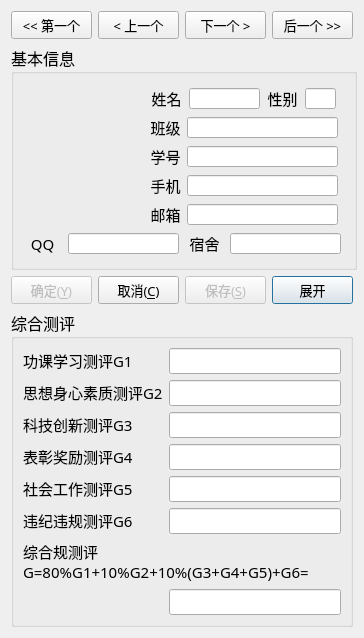
<?xml version="1.0" encoding="UTF-8"?>
<ui version="4.0">
 <class>Setting</class>
 <widget class="QDialog" name="Setting">
  <property name="windowModality">
   <enum>Qt::NonModal</enum>
  </property>
  <property name="geometry">
   <rect>
    <x>0</x>
    <y>0</y>
    <width>364</width>
    <height>638</height>
   </rect>
  </property>
  <property name="minimumSize">
   <size>
    <width>364</width>
    <height>0</height>
   </size>
  </property>
  <property name="maximumSize">
   <size>
    <width>364</width>
    <height>1800</height>
   </size>
  </property>
  <property name="font">
   <font>
    <family>宋体</family>
   </font>
  </property>
  <property name="windowTitle">
   <string>综合测评系统 - 编辑</string>
  </property>
  <property name="windowIcon">
   <iconset resource="image.qrc">
    <normaloff>:/image/image/icon.png</normaloff>:/image/image/icon.png</iconset>
  </property>
  <property name="styleSheet">
   <string notr="true"/>
  </property>
  <layout class="QGridLayout" name="gridLayout_2">
   <item row="0" column="0">
    <layout class="QHBoxLayout" name="horizontalLayout_12">
     <item>
      <widget class="QPushButton" name="firstButton">
       <property name="font">
        <font>
         <family>微软雅黑</family>
         <pointsize>10</pointsize>
        </font>
       </property>
       <property name="focusPolicy">
        <enum>Qt::NoFocus</enum>
       </property>
       <property name="text">
        <string>&lt;&lt; 第一个</string>
       </property>
       <property name="default">
        <bool>true</bool>
       </property>
      </widget>
     </item>
     <item>
      <widget class="QPushButton" name="previousButton">
       <property name="font">
        <font>
         <family>微软雅黑</family>
         <pointsize>10</pointsize>
        </font>
       </property>
       <property name="focusPolicy">
        <enum>Qt::NoFocus</enum>
       </property>
       <property name="text">
        <string>&lt; 上一个</string>
       </property>
       <property name="default">
        <bool>true</bool>
       </property>
      </widget>
     </item>
     <item>
      <widget class="QPushButton" name="nextButton">
       <property name="font">
        <font>
         <family>微软雅黑</family>
         <pointsize>10</pointsize>
        </font>
       </property>
       <property name="focusPolicy">
        <enum>Qt::NoFocus</enum>
       </property>
       <property name="text">
        <string>下一个 &gt;</string>
       </property>
       <property name="default">
        <bool>true</bool>
       </property>
      </widget>
     </item>
     <item>
      <widget class="QPushButton" name="lastButton">
       <property name="font">
        <font>
         <family>微软雅黑</family>
         <pointsize>10</pointsize>
        </font>
       </property>
       <property name="focusPolicy">
        <enum>Qt::NoFocus</enum>
       </property>
       <property name="text">
        <string>后一个 &gt;&gt;</string>
       </property>
       <property name="default">
        <bool>true</bool>
       </property>
      </widget>
     </item>
    </layout>
   </item>
   <item row="1" column="0">
    <widget class="QGroupBox" name="infoBox">
     <property name="minimumSize">
      <size>
       <width>346</width>
       <height>210</height>
      </size>
     </property>
     <property name="font">
      <font>
       <family>华文楷体</family>
       <pointsize>12</pointsize>
      </font>
     </property>
     <property name="title">
      <string>基本信息</string>
     </property>
     <layout class="QVBoxLayout" name="verticalLayout_3">
      <item>
       <layout class="QVBoxLayout" name="verticalLayout_2">
        <item>
         <layout class="QHBoxLayout" name="horizontalLayout_7">
          <item>
           <widget class="QLabel" name="photo">
            <property name="minimumSize">
             <size>
              <width>111</width>
              <height>141</height>
             </size>
            </property>
            <property name="maximumSize">
             <size>
              <width>111</width>
              <height>141</height>
             </size>
            </property>
            <property name="font">
             <font>
              <pointsize>12</pointsize>
             </font>
            </property>
            <property name="styleSheet">
             <string notr="true">border-image: url(:/image/image/headphoto.png);</string>
            </property>
            <property name="text">
             <string/>
            </property>
            <property name="alignment">
             <set>Qt::AlignCenter</set>
            </property>
           </widget>
          </item>
          <item>
           <layout class="QVBoxLayout" name="verticalLayout">
            <item>
             <layout class="QHBoxLayout" name="horizontalLayout">
              <item>
               <widget class="QLabel" name="name">
                <property name="minimumSize">
                 <size>
                  <width>31</width>
                  <height>21</height>
                 </size>
                </property>
                <property name="maximumSize">
                 <size>
                  <width>31</width>
                  <height>21</height>
                 </size>
                </property>
                <property name="font">
                 <font>
                  <family>微软雅黑</family>
                  <pointsize>11</pointsize>
                 </font>
                </property>
                <property name="text">
                 <string>姓名</string>
                </property>
                <property name="alignment">
                 <set>Qt::AlignCenter</set>
                </property>
               </widget>
              </item>
              <item>
               <widget class="QLineEdit" name="nameEdit">
                <property name="enabled">
                 <bool>true</bool>
                </property>
                <property name="minimumSize">
                 <size>
                  <width>71</width>
                  <height>21</height>
                 </size>
                </property>
                <property name="maximumSize">
                 <size>
                  <width>71</width>
                  <height>21</height>
                 </size>
                </property>
                <property name="font">
                 <font>
                  <family>微软雅黑</family>
                  <pointsize>10</pointsize>
                 </font>
                </property>
                <property name="focusPolicy">
                 <enum>Qt::NoFocus</enum>
                </property>
                <property name="readOnly">
                 <bool>true</bool>
                </property>
               </widget>
              </item>
              <item>
               <widget class="QLabel" name="sex">
                <property name="minimumSize">
                 <size>
                  <width>31</width>
                  <height>21</height>
                 </size>
                </property>
                <property name="maximumSize">
                 <size>
                  <width>31</width>
                  <height>21</height>
                 </size>
                </property>
                <property name="font">
                 <font>
                  <family>微软雅黑</family>
                  <pointsize>11</pointsize>
                 </font>
                </property>
                <property name="text">
                 <string>性别</string>
                </property>
                <property name="alignment">
                 <set>Qt::AlignCenter</set>
                </property>
               </widget>
              </item>
              <item>
               <widget class="QLineEdit" name="sexEdit">
                <property name="minimumSize">
                 <size>
                  <width>31</width>
                  <height>21</height>
                 </size>
                </property>
                <property name="maximumSize">
                 <size>
                  <width>31</width>
                  <height>21</height>
                 </size>
                </property>
                <property name="font">
                 <font>
                  <family>微软雅黑</family>
                  <pointsize>10</pointsize>
                 </font>
                </property>
                <property name="focusPolicy">
                 <enum>Qt::NoFocus</enum>
                </property>
                <property name="readOnly">
                 <bool>true</bool>
                </property>
               </widget>
              </item>
             </layout>
            </item>
            <item>
             <layout class="QHBoxLayout" name="horizontalLayout_2">
              <item>
               <widget class="QLabel" name="classes">
                <property name="minimumSize">
                 <size>
                  <width>31</width>
                  <height>21</height>
                 </size>
                </property>
                <property name="maximumSize">
                 <size>
                  <width>31</width>
                  <height>21</height>
                 </size>
                </property>
                <property name="font">
                 <font>
                  <family>微软雅黑</family>
                  <pointsize>11</pointsize>
                 </font>
                </property>
                <property name="text">
                 <string>班级</string>
                </property>
                <property name="alignment">
                 <set>Qt::AlignCenter</set>
                </property>
               </widget>
              </item>
              <item>
               <widget class="QLineEdit" name="classEdit">
                <property name="minimumSize">
                 <size>
                  <width>151</width>
                  <height>21</height>
                 </size>
                </property>
                <property name="maximumSize">
                 <size>
                  <width>151</width>
                  <height>21</height>
                 </size>
                </property>
                <property name="font">
                 <font>
                  <family>微软雅黑</family>
                  <pointsize>10</pointsize>
                 </font>
                </property>
                <property name="focusPolicy">
                 <enum>Qt::NoFocus</enum>
                </property>
                <property name="readOnly">
                 <bool>true</bool>
                </property>
               </widget>
              </item>
             </layout>
            </item>
            <item>
             <layout class="QHBoxLayout" name="horizontalLayout_3">
              <item>
               <widget class="QLabel" name="stunum">
                <property name="minimumSize">
                 <size>
                  <width>31</width>
                  <height>21</height>
                 </size>
                </property>
                <property name="maximumSize">
                 <size>
                  <width>31</width>
                  <height>21</height>
                 </size>
                </property>
                <property name="font">
                 <font>
                  <family>微软雅黑</family>
                  <pointsize>11</pointsize>
                 </font>
                </property>
                <property name="text">
                 <string>学号</string>
                </property>
                <property name="alignment">
                 <set>Qt::AlignCenter</set>
                </property>
               </widget>
              </item>
              <item>
               <widget class="QLineEdit" name="stunumEdit">
                <property name="minimumSize">
                 <size>
                  <width>151</width>
                  <height>21</height>
                 </size>
                </property>
                <property name="maximumSize">
                 <size>
                  <width>151</width>
                  <height>21</height>
                 </size>
                </property>
                <property name="font">
                 <font>
                  <family>微软雅黑</family>
                  <pointsize>10</pointsize>
                 </font>
                </property>
                <property name="focusPolicy">
                 <enum>Qt::NoFocus</enum>
                </property>
                <property name="readOnly">
                 <bool>true</bool>
                </property>
               </widget>
              </item>
             </layout>
            </item>
            <item>
             <layout class="QHBoxLayout" name="horizontalLayout_4">
              <item>
               <widget class="QLabel" name="phonenum">
                <property name="minimumSize">
                 <size>
                  <width>31</width>
                  <height>21</height>
                 </size>
                </property>
                <property name="maximumSize">
                 <size>
                  <width>31</width>
                  <height>21</height>
                 </size>
                </property>
                <property name="font">
                 <font>
                  <family>微软雅黑</family>
                  <pointsize>11</pointsize>
                 </font>
                </property>
                <property name="text">
                 <string>手机</string>
                </property>
                <property name="alignment">
                 <set>Qt::AlignCenter</set>
                </property>
               </widget>
              </item>
              <item>
               <widget class="QLineEdit" name="phonenumEdit">
                <property name="minimumSize">
                 <size>
                  <width>151</width>
                  <height>21</height>
                 </size>
                </property>
                <property name="maximumSize">
                 <size>
                  <width>151</width>
                  <height>21</height>
                 </size>
                </property>
                <property name="font">
                 <font>
                  <family>微软雅黑</family>
                  <pointsize>10</pointsize>
                 </font>
                </property>
                <property name="focusPolicy">
                 <enum>Qt::StrongFocus</enum>
                </property>
               </widget>
              </item>
             </layout>
            </item>
            <item>
             <layout class="QHBoxLayout" name="horizontalLayout_5">
              <item>
               <widget class="QLabel" name="email">
                <property name="minimumSize">
                 <size>
                  <width>31</width>
                  <height>21</height>
                 </size>
                </property>
                <property name="maximumSize">
                 <size>
                  <width>31</width>
                  <height>21</height>
                 </size>
                </property>
                <property name="font">
                 <font>
                  <family>微软雅黑</family>
                  <pointsize>11</pointsize>
                 </font>
                </property>
                <property name="text">
                 <string>邮箱</string>
                </property>
                <property name="alignment">
                 <set>Qt::AlignCenter</set>
                </property>
               </widget>
              </item>
              <item>
               <widget class="QLineEdit" name="emailEdit">
                <property name="minimumSize">
                 <size>
                  <width>151</width>
                  <height>21</height>
                 </size>
                </property>
                <property name="maximumSize">
                 <size>
                  <width>151</width>
                  <height>21</height>
                 </size>
                </property>
                <property name="font">
                 <font>
                  <family>微软雅黑</family>
                  <pointsize>10</pointsize>
                 </font>
                </property>
                <property name="focusPolicy">
                 <enum>Qt::StrongFocus</enum>
                </property>
               </widget>
              </item>
             </layout>
            </item>
           </layout>
          </item>
         </layout>
        </item>
        <item>
         <layout class="QHBoxLayout" name="horizontalLayout_6">
          <item>
           <widget class="QLabel" name="qq">
            <property name="minimumSize">
             <size>
              <width>31</width>
              <height>21</height>
             </size>
            </property>
            <property name="maximumSize">
             <size>
              <width>31</width>
              <height>21</height>
             </size>
            </property>
            <property name="font">
             <font>
              <family>微软雅黑</family>
              <pointsize>11</pointsize>
             </font>
            </property>
            <property name="text">
             <string>QQ</string>
            </property>
            <property name="alignment">
             <set>Qt::AlignCenter</set>
            </property>
           </widget>
          </item>
          <item>
           <widget class="QLineEdit" name="qqEdit">
            <property name="minimumSize">
             <size>
              <width>111</width>
              <height>21</height>
             </size>
            </property>
            <property name="maximumSize">
             <size>
              <width>111</width>
              <height>21</height>
             </size>
            </property>
            <property name="font">
             <font>
              <family>微软雅黑</family>
              <pointsize>10</pointsize>
             </font>
            </property>
           </widget>
          </item>
          <item>
           <widget class="QLabel" name="dormitory">
            <property name="minimumSize">
             <size>
              <width>31</width>
              <height>21</height>
             </size>
            </property>
            <property name="maximumSize">
             <size>
              <width>31</width>
              <height>21</height>
             </size>
            </property>
            <property name="font">
             <font>
              <family>微软雅黑</family>
              <pointsize>11</pointsize>
             </font>
            </property>
            <property name="text">
             <string>宿舍</string>
            </property>
            <property name="alignment">
             <set>Qt::AlignCenter</set>
            </property>
           </widget>
          </item>
          <item>
           <widget class="QLineEdit" name="dormitoryEdit">
            <property name="minimumSize">
             <size>
              <width>111</width>
              <height>21</height>
             </size>
            </property>
            <property name="maximumSize">
             <size>
              <width>111</width>
              <height>21</height>
             </size>
            </property>
            <property name="font">
             <font>
              <family>微软雅黑</family>
              <pointsize>10</pointsize>
             </font>
            </property>
           </widget>
          </item>
         </layout>
        </item>
       </layout>
      </item>
     </layout>
    </widget>
   </item>
   <item row="2" column="0">
    <layout class="QHBoxLayout" name="horizontalLayout_11">
     <item>
      <widget class="QPushButton" name="okButton">
       <property name="enabled">
        <bool>false</bool>
       </property>
       <property name="font">
        <font>
         <family>宋体</family>
         <pointsize>10</pointsize>
        </font>
       </property>
       <property name="text">
        <string>确定(&amp;Y)</string>
       </property>
       <property name="default">
        <bool>true</bool>
       </property>
      </widget>
     </item>
     <item>
      <widget class="QPushButton" name="cancelButton">
       <property name="font">
        <font>
         <family>宋体</family>
         <pointsize>10</pointsize>
        </font>
       </property>
       <property name="text">
        <string>取消(&amp;C)</string>
       </property>
       <property name="default">
        <bool>true</bool>
       </property>
      </widget>
     </item>
     <item>
      <widget class="QPushButton" name="saveButton">
       <property name="enabled">
        <bool>false</bool>
       </property>
       <property name="font">
        <font>
         <family>宋体</family>
         <pointsize>10</pointsize>
        </font>
       </property>
       <property name="text">
        <string>保存(&amp;S)</string>
       </property>
       <property name="default">
        <bool>true</bool>
       </property>
      </widget>
     </item>
     <item>
      <widget class="QPushButton" name="saveButton_2">
       <property name="font">
        <font>
         <family>宋体</family>
         <pointsize>10</pointsize>
        </font>
       </property>
       <property name="text">
        <string>展开</string>
       </property>
       <property name="checkable">
        <bool>true</bool>
       </property>
       <property name="checked">
        <bool>false</bool>
       </property>
       <property name="default">
        <bool>true</bool>
       </property>
       <property name="flat">
        <bool>false</bool>
       </property>
      </widget>
     </item>
    </layout>
   </item>
   <item row="3" column="0">
    <widget class="QGroupBox" name="gBox">
     <property name="maximumSize">
      <size>
       <width>346</width>
       <height>1200</height>
      </size>
     </property>
     <property name="font">
      <font>
       <family>华文楷体</family>
       <pointsize>12</pointsize>
      </font>
     </property>
     <property name="title">
      <string>综合测评</string>
     </property>
     <layout class="QGridLayout" name="gridLayout">
      <item row="0" column="0">
       <widget class="QLabel" name="label_g1">
        <property name="minimumSize">
         <size>
          <width>111</width>
          <height>21</height>
         </size>
        </property>
        <property name="maximumSize">
         <size>
          <width>111</width>
          <height>21</height>
         </size>
        </property>
        <property name="font">
         <font>
          <family>微软雅黑</family>
          <pointsize>11</pointsize>
         </font>
        </property>
        <property name="text">
         <string>功课学习测评G1</string>
        </property>
        <property name="alignment">
         <set>Qt::AlignLeading|Qt::AlignLeft|Qt::AlignVCenter</set>
        </property>
       </widget>
      </item>
      <item row="0" column="1">
       <widget class="QLineEdit" name="g1Edit">
        <property name="minimumSize">
         <size>
          <width>41</width>
          <height>20</height>
         </size>
        </property>
        <property name="font">
         <font>
          <family>微软雅黑</family>
          <pointsize>10</pointsize>
         </font>
        </property>
        <property name="focusPolicy">
         <enum>Qt::NoFocus</enum>
        </property>
        <property name="readOnly">
         <bool>true</bool>
        </property>
       </widget>
      </item>
      <item row="1" column="0">
       <widget class="QLabel" name="label_g2">
        <property name="minimumSize">
         <size>
          <width>0</width>
          <height>21</height>
         </size>
        </property>
        <property name="maximumSize">
         <size>
          <width>12312</width>
          <height>21</height>
         </size>
        </property>
        <property name="font">
         <font>
          <family>微软雅黑</family>
          <pointsize>11</pointsize>
         </font>
        </property>
        <property name="text">
         <string>思想身心素质测评G2</string>
        </property>
        <property name="alignment">
         <set>Qt::AlignLeading|Qt::AlignLeft|Qt::AlignVCenter</set>
        </property>
       </widget>
      </item>
      <item row="1" column="1">
       <widget class="QLineEdit" name="g2Edit">
        <property name="font">
         <font>
          <family>微软雅黑</family>
          <pointsize>10</pointsize>
         </font>
        </property>
        <property name="focusPolicy">
         <enum>Qt::NoFocus</enum>
        </property>
        <property name="readOnly">
         <bool>true</bool>
        </property>
       </widget>
      </item>
      <item row="2" column="0">
       <widget class="QLabel" name="label_g3">
        <property name="minimumSize">
         <size>
          <width>111</width>
          <height>21</height>
         </size>
        </property>
        <property name="maximumSize">
         <size>
          <width>111</width>
          <height>21</height>
         </size>
        </property>
        <property name="font">
         <font>
          <family>微软雅黑</family>
          <pointsize>11</pointsize>
         </font>
        </property>
        <property name="text">
         <string>科技创新测评G3</string>
        </property>
        <property name="alignment">
         <set>Qt::AlignLeading|Qt::AlignLeft|Qt::AlignVCenter</set>
        </property>
       </widget>
      </item>
      <item row="2" column="1">
       <widget class="QLineEdit" name="g3Edit">
        <property name="font">
         <font>
          <family>微软雅黑</family>
          <pointsize>10</pointsize>
         </font>
        </property>
        <property name="focusPolicy">
         <enum>Qt::NoFocus</enum>
        </property>
        <property name="readOnly">
         <bool>true</bool>
        </property>
       </widget>
      </item>
      <item row="3" column="0">
       <widget class="QLabel" name="label_g4">
        <property name="minimumSize">
         <size>
          <width>111</width>
          <height>21</height>
         </size>
        </property>
        <property name="maximumSize">
         <size>
          <width>111</width>
          <height>21</height>
         </size>
        </property>
        <property name="font">
         <font>
          <family>微软雅黑</family>
          <pointsize>11</pointsize>
         </font>
        </property>
        <property name="text">
         <string>表彰奖励测评G4</string>
        </property>
        <property name="alignment">
         <set>Qt::AlignLeading|Qt::AlignLeft|Qt::AlignVCenter</set>
        </property>
       </widget>
      </item>
      <item row="3" column="1">
       <widget class="QLineEdit" name="g4Edit">
        <property name="minimumSize">
         <size>
          <width>41</width>
          <height>20</height>
         </size>
        </property>
        <property name="font">
         <font>
          <family>微软雅黑</family>
          <pointsize>10</pointsize>
         </font>
        </property>
        <property name="focusPolicy">
         <enum>Qt::NoFocus</enum>
        </property>
        <property name="readOnly">
         <bool>true</bool>
        </property>
       </widget>
      </item>
      <item row="4" column="0">
       <widget class="QLabel" name="label_g5_2">
        <property name="minimumSize">
         <size>
          <width>111</width>
          <height>21</height>
         </size>
        </property>
        <property name="maximumSize">
         <size>
          <width>111</width>
          <height>21</height>
         </size>
        </property>
        <property name="font">
         <font>
          <family>微软雅黑</family>
          <pointsize>11</pointsize>
         </font>
        </property>
        <property name="text">
         <string>社会工作测评G5</string>
        </property>
        <property name="alignment">
         <set>Qt::AlignLeading|Qt::AlignLeft|Qt::AlignVCenter</set>
        </property>
       </widget>
      </item>
      <item row="4" column="1">
       <widget class="QLineEdit" name="g5Edit_2">
        <property name="minimumSize">
         <size>
          <width>41</width>
          <height>20</height>
         </size>
        </property>
        <property name="font">
         <font>
          <family>微软雅黑</family>
          <pointsize>10</pointsize>
         </font>
        </property>
        <property name="focusPolicy">
         <enum>Qt::NoFocus</enum>
        </property>
        <property name="readOnly">
         <bool>true</bool>
        </property>
       </widget>
      </item>
      <item row="5" column="0">
       <widget class="QLabel" name="label_g6_2">
        <property name="minimumSize">
         <size>
          <width>111</width>
          <height>21</height>
         </size>
        </property>
        <property name="maximumSize">
         <size>
          <width>111</width>
          <height>21</height>
         </size>
        </property>
        <property name="font">
         <font>
          <family>微软雅黑</family>
          <pointsize>11</pointsize>
         </font>
        </property>
        <property name="text">
         <string>违纪违规测评G6</string>
        </property>
        <property name="alignment">
         <set>Qt::AlignLeading|Qt::AlignLeft|Qt::AlignVCenter</set>
        </property>
       </widget>
      </item>
      <item row="5" column="1">
       <widget class="QLineEdit" name="g6Edit_2">
        <property name="minimumSize">
         <size>
          <width>41</width>
          <height>20</height>
         </size>
        </property>
        <property name="font">
         <font>
          <family>微软雅黑</family>
          <pointsize>10</pointsize>
         </font>
        </property>
        <property name="focusPolicy">
         <enum>Qt::NoFocus</enum>
        </property>
        <property name="readOnly">
         <bool>true</bool>
        </property>
       </widget>
      </item>
      <item row="6" column="0" colspan="2">
       <widget class="QLabel" name="label_g">
        <property name="minimumSize">
         <size>
          <width>400</width>
          <height>21</height>
         </size>
        </property>
        <property name="maximumSize">
         <size>
          <width>12321</width>
          <height>50</height>
         </size>
        </property>
        <property name="font">
         <font>
          <family>微软雅黑</family>
          <pointsize>11</pointsize>
         </font>
        </property>
        <property name="text">
         <string>综合规测评
G=80%G1+10%G2+10%(G3+G4+G5)+G6=</string>
        </property>
        <property name="alignment">
         <set>Qt::AlignLeading|Qt::AlignLeft|Qt::AlignVCenter</set>
        </property>
       </widget>
      </item>
      <item row="7" column="1">
       <widget class="QLineEdit" name="gEdit">
        <property name="minimumSize">
         <size>
          <width>41</width>
          <height>20</height>
         </size>
        </property>
        <property name="font">
         <font>
          <family>微软雅黑</family>
          <pointsize>10</pointsize>
         </font>
        </property>
        <property name="focusPolicy">
         <enum>Qt::NoFocus</enum>
        </property>
        <property name="readOnly">
         <bool>true</bool>
        </property>
       </widget>
      </item>
     </layout>
    </widget>
   </item>
  </layout>
 </widget>
 <tabstops>
  <tabstop>saveButton_2</tabstop>
  <tabstop>phonenumEdit</tabstop>
  <tabstop>emailEdit</tabstop>
  <tabstop>qqEdit</tabstop>
  <tabstop>dormitoryEdit</tabstop>
  <tabstop>saveButton</tabstop>
  <tabstop>okButton</tabstop>
  <tabstop>cancelButton</tabstop>
 </tabstops>
 <resources>
  <include location="image.qrc"/>
 </resources>
 <connections>
  <connection>
   <sender>okButton</sender>
   <signal>clicked()</signal>
   <receiver>Setting</receiver>
   <slot>accept()</slot>
   <hints>
    <hint type="sourcelabel">
     <x>91</x>
     <y>273</y>
    </hint>
    <hint type="destinationlabel">
     <x>377</x>
     <y>330</y>
    </hint>
   </hints>
  </connection>
  <connection>
   <sender>cancelButton</sender>
   <signal>clicked()</signal>
   <receiver>Setting</receiver>
   <slot>reject()</slot>
   <hints>
    <hint type="sourcelabel">
     <x>178</x>
     <y>279</y>
    </hint>
    <hint type="destinationlabel">
     <x>377</x>
     <y>377</y>
    </hint>
   </hints>
  </connection>
 </connections>
</ui>
